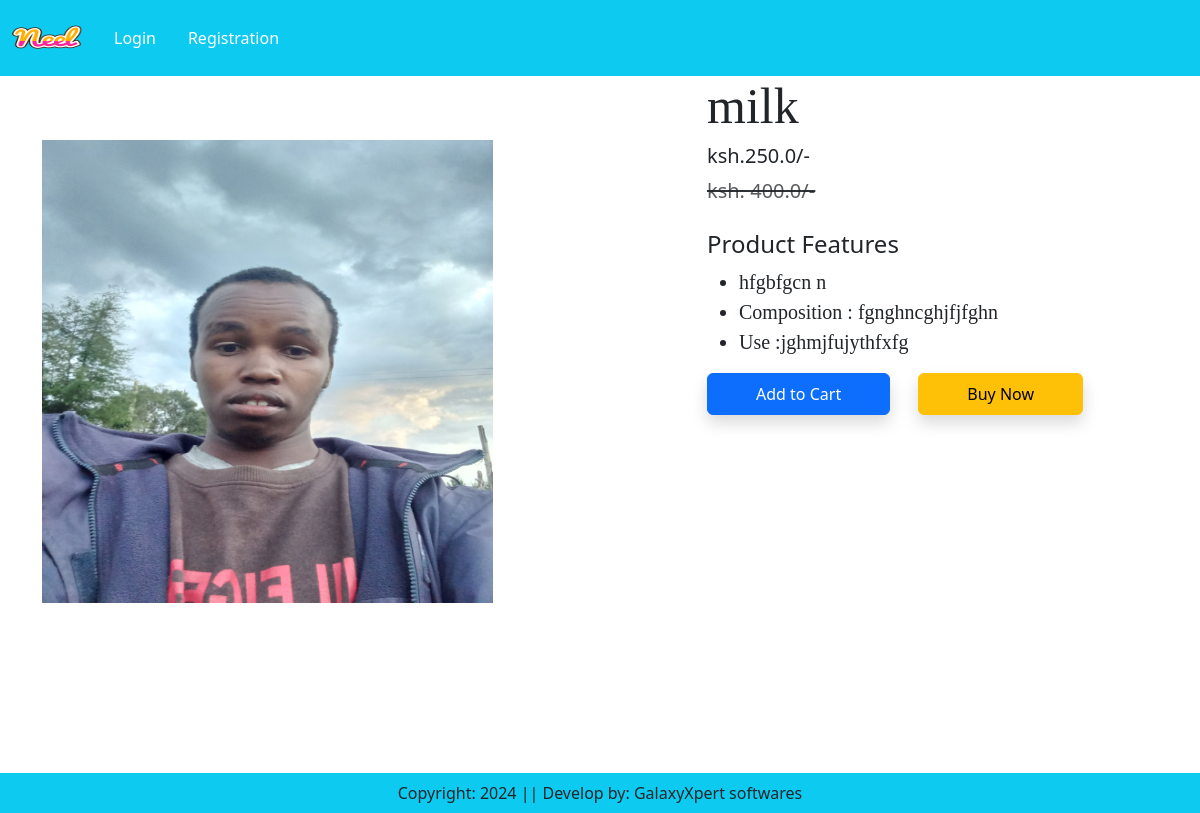
Screenshot of /product-detail/1 with the database file from the repository.
### appecommerce/models.py (models this page shows, shortened)
class Product(models.Model):
    title = models.CharField(max_length=100)
    selling_price = models.FloatField()
    discounted_price = models.FloatField()
    description = models.TextField()
    composition = models.TextField(default='')
    prodapp = models.TextField(default='')
    category = models.CharField(choices=CATEGORY_CHOICES, max_length=2)
    product_image = models.ImageField(upload_to='product')

### appecommerce/views.py (the view)
# urls.py: path('product-detail/<int:pk>', views.ProductDetail.as_view(), name="product-detail"),
class ProductDetail(View):
    def get(self, request, pk):
        products = Product.objects.get(pk=pk)
        totalitem = 0
        if request.user.is_authenticated:
            totalitem = len(Cart.objects.filter(user=request.user))
        return render(request, 'appecommerce/productdetail.html', locals())

### appecommerce/templates/appecommerce/productdetail.html (shortened to what this page needs)
{% extends 'appecommerce/base.html' %}
{% load static %}
{% block main-content %}
    <div class="container">
        <div class="row flex justify-content-between">
            <div class="img2 col-lg-5 mt-5">
                <img src="{{products.product_image.url}}" class="image col-xs-6
                 col-sm-12 col-lg-12 mt-3 text-sm-center w-100 h-75" alt="">
            </div>
            <div class="productdetail col-lg-5">
                <h1 style="font-family: Georgia; font-size: 50px;">{{products.title}}</h1>
                <h5>ksh.{{products.discounted_price}}/-</h5>
                <small class="text-decoration-line-through text-muted
                 fs-5"><del>ksh. {{products.selling_price}}/-</del></small>
                <br><br><h4>Product Features</h4>
                <ul class="fs-5" style="font-family: Rajdhani;">
                    <li>{{products.description}}</li>
                    <li>Composition : {{products.composition}}</li>
                    <li>Use :{{products.prodapp}}</li>
                </ul>
                <form action="/add-to-cart" class="d-inline">
                    <button type="submit" class="btn btn-primary shadow px-5 py-2">Add to Cart</button>
                </form>
                <a href="{% url 'showcart' %}" class="btn btn-warning shadow px-5 py-2 ms-4">Buy Now</a>
            </div>
        </div>
    </div>
{% endblock main-content %}

### rows the page displays
Product: product_image (picture), title "milk", discounted_price "250.0", selling_price "400.0", description "hfgbfgcn n", composition "fgnghncghjfjfghn", prodapp "jghmjfujythfxfg"
